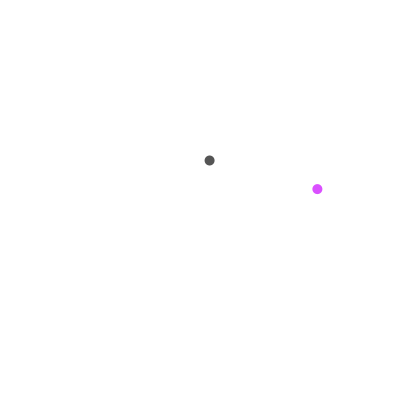
Frame 1 (no input)
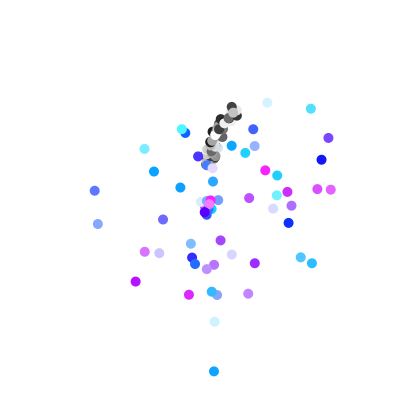
Frame 60 (the mouse pressed at the canvas centre just before this capture)
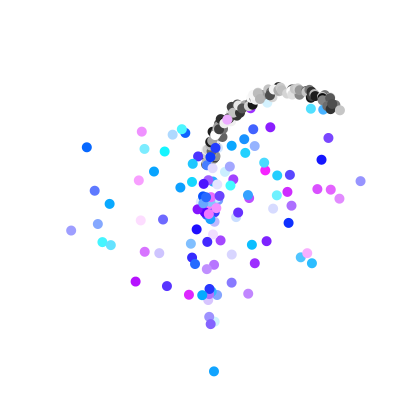
Frame 120 (the mouse held since frame 60 and released just before this capture)

The Processing sketch that drew these frames (run headless with seeded random() and noise(); from frame 60 on, the mouse is pressed at the canvas centre):

// Processing sketch: processing_100742
// ── processing_100742.pde

float x;
float y;

float t1 = 0;
float t2 = 0;
float r = 10;

void setup() {
  size(420, 420);
  background(255);
  smooth();
  noStroke();

  frameRate(100);
}

void draw() {
  r = random(10);
  t1 = random(TWO_PI);

  pushMatrix();
  translate(width/2, height/2);

  calc(t1);

  noStroke();
  fill(random(255), random(255), 255);
  ellipse(x, y, 10, 10);


  r = 10;
  calc(t2);

  fill(random(255));
  ellipse(x, y, 10, 10);

  popMatrix();

  t2 += 0.01;
}

void calc(float t) {
  // t = 0 -> x = 210 , y = 160
  x = r *(16 * sin(t) * sin(t) * sin(t)) + random(-5, 5);
  y = -1 * r * (13 * cos(t) - 5 * cos(2*t) - 2 * cos(3 * t) - cos(4 * t) ) +  random(-5, 5);
}
